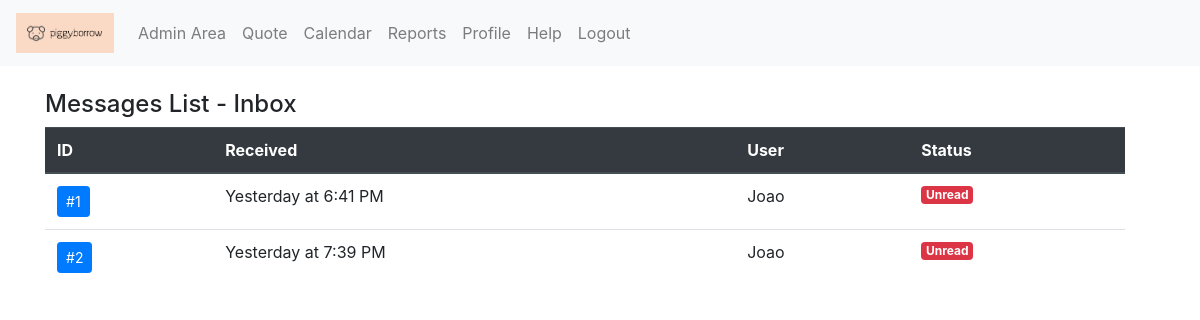
The page /admin/messages (signed in) on the database as committed earlier.
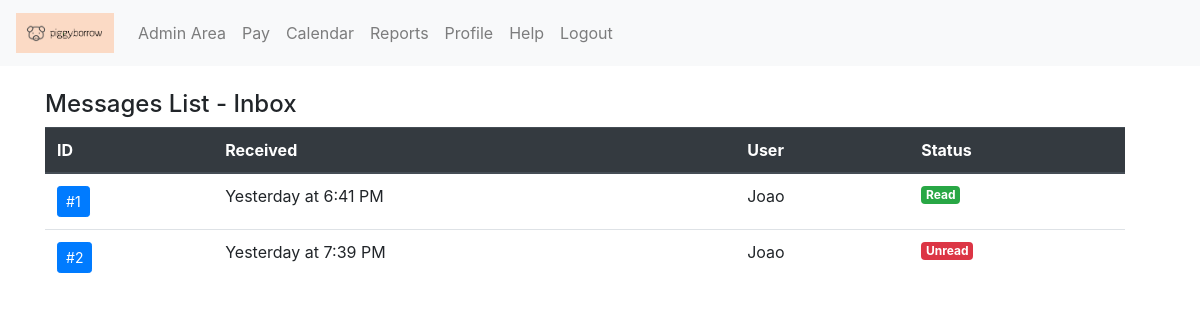
The same page on the database as committed later.
### myModels.py (models this page shows, shortened)
class Message(db.Model):
  __tablename__ = "message"
  id = db.Column(db.Integer, primary_key=True)
  creation_timestamp = db.Column(db.DateTime(), default=datetime.now())
  user_id = db.Column(db.Integer, db.ForeignKey('user.id'), nullable=False)
  text = db.Column(db.Text())
  read = db.Column(db.Boolean(), default=False)
  def get_user(self):
    return User.query.get(self.user_id)
  def is_read(self):
    return self.read

class User(db.Model, UserMixin):
  __tablename__ = "user"
  id = db.Column(db.Integer, primary_key=True)
  creation_timestamp = db.Column(db.DateTime(), default=datetime.now())
  name = db.Column(db.String(30), nullable=False)
  surname = db.Column(db.String(30) ,nullable=False)
  address = db.Column(db.String(20), nullable=False)
  postcode = db.Column(db.String(20), nullable=False)
  email = db.Column(db.String(20), unique=True, nullable=False)
  password = db.Column(db.String(85), nullable=False)
  quotes = db.relationship('Quote', backref='user', lazy=True)
  verified_user = db.Column(db.Boolean, default=False)
  is_admin = db.Column(db.Boolean, default=False)
  rates = db.relationship('Rate', backref='user', lazy=True)
  payments = db.relationship('Payment', backref='user', lazy=True)
  messages = db.relationship('Message', backref='user', lazy=True)
  def can_borrow(self):
    for quote in self.quotes:
      if quote.is_active():
        return False
    return True

### app.py (the view, shortened to what this page needs)
@app.route('/admin/messages', methods=['GET','POST'])
@login_required
def admin_messages():
  if not current_user.is_admin:
    flash('This is a protected route for our admins. This attempt has been recorded.', 'info')
    return redirect(url_for('login'))
  messageform=MessageForm()
  messages_array = Message.query.all()
  return render_template('protected/admin/admin_messages.html', messageform=messageform, messages_array=messages_array)

### app.py (called while the page is built)
@login_manager.user_loader
def load_user(user_id):
  return User.query.get(int(user_id))

### myModels.py (called while the page is built)
  def get_status(self):
    return Status.query.get(self.status_id)

  def is_active(self):
    return self.get_status().name in ['In review', 'Approved', 'Monies Released', 'Quote sent']

### templates/protected/admin/admin_messages.html (shortened to what this page needs)
{% extends "layout.html" %}
{% import "bootstrap/wtf.html" as wtf %}
{% block body %}
<div class="container">
  <div class="row">
    <div class="col">
      <h4>Messages List - Inbox</h4>
      <table class="table">
        <thead class="thead-dark">
          <tr>
            <th>ID</th>
            <th>Received</th>
            <th>User</th>
            <th>Status</th>
          </tr>
        </thead>
        <tbody>
          {% for message in messages_array%}
          <tr>
            <td><button onclick="show_message('{{message.id}}')"type="button" class="btn btn-primary btn-sm" data-toggle="modal" data-target="#message_modal">
              #{{ message.id }}
            </button></td>
            <td>{{ moment(message.creation_timestamp).calendar() }}</td>
            <td>{{ message.get_user().name }}</td>
            <td>{% if message.is_read() %} <span class="badge-success badge">Read</span> {% else %} <span class="badge-danger badge">Unread</span> {% endif %}</td>
          </tr>
          {% endfor %}
        </tbody>
      </table>
    </div>
  </div>
</div>
{% endblock %}

Rows that differ between the two databases and show on the page:
changed Message "Yesterday at 6:41 PM": read "Unread" → "Read"
Other text that changed with them:
text no longer shown: "Quote"
text now shown: "Pay"
